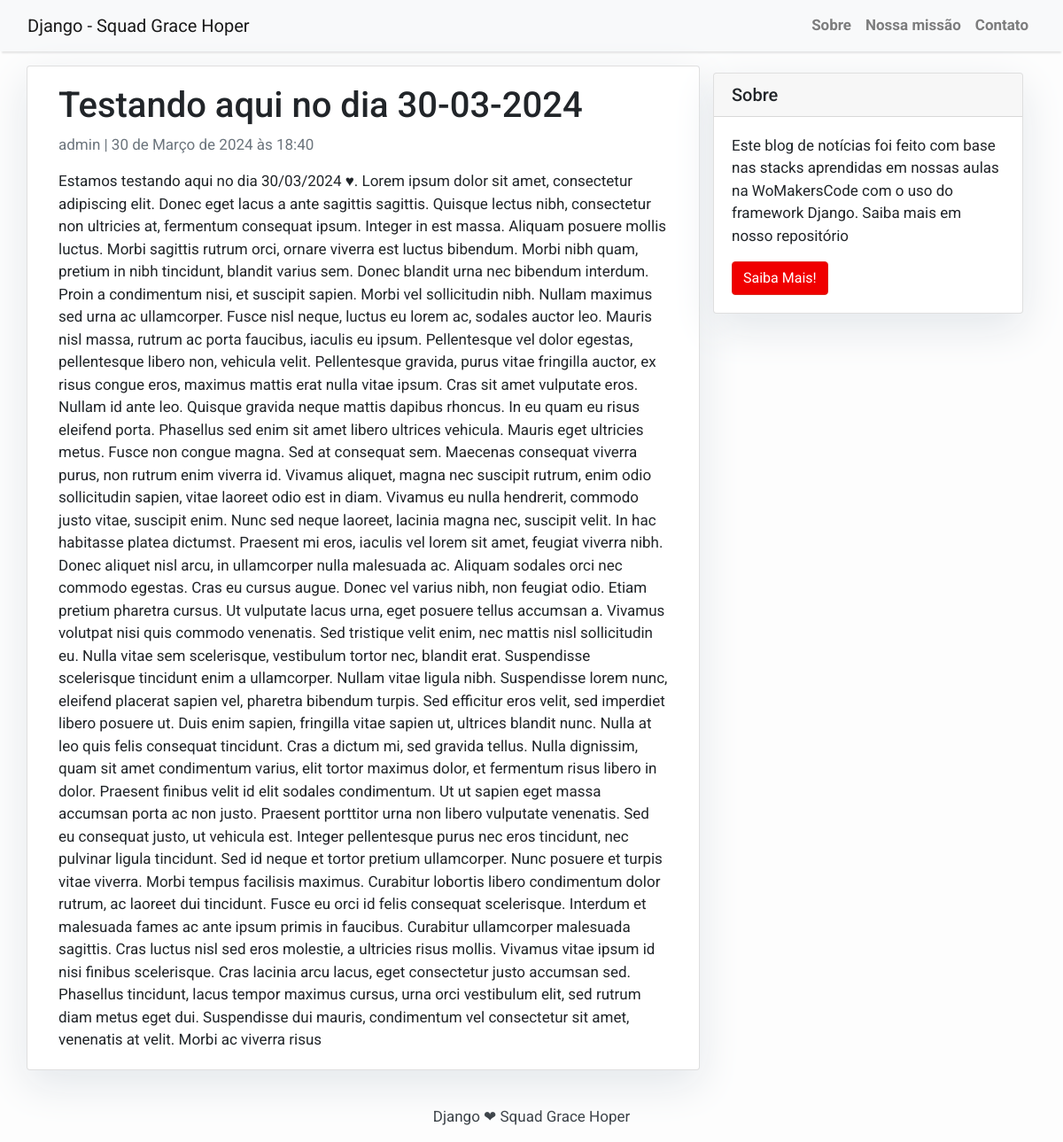
/testando-aqui-no-dia-30-03-2024/, run on the app's committed database.
### blog/models.py (models this page shows, shortened)
class Post(models.Model):
    title = models.CharField(max_length=200, unique=True)
    slug = models.SlugField(max_length=200, unique=True)
    author = models.ForeignKey(User, on_delete= models.CASCADE,related_name='blog_posts')
    updated_on = models.DateTimeField(auto_now= True)
    content = models.TextField()
    created_on = models.DateTimeField(auto_now_add=True)
    status = models.IntegerField(choices=STATUS, default=0)
    class Meta:
        ordering = ['-created_on']

### blog/views.py (the view)
# urls.py: path('<slug:slug>/', views.PostDetail.as_view(), name='post_detail'),
class PostDetail(generic.DetailView):
    model = Post
    template_name = 'post_detail.html'

### templates/post_detail.html
{% extends 'base.html' %} {% block content %}
<div class="container">
  <div class="row">
    <div class="col-md-8 card mb-4  mt-3 left  top">
      <div class="card-body">
        <h1>{% block title %} {{ object.title }} {% endblock title %}</h1>
        <p class=" text-muted">{{ post.author }} | {{ post.created_on }}</p>
        <p class="card-text ">{{ object.content | safe }}</p>
      </div>
    </div>
    {% block sidebar %} {% include 'sidebar.html' %} {% endblock sidebar %}
  </div>
</div>
{% endblock content %}

### templates/base.html (style rules this page uses)
body { font-family: "Roboto", sans-serif; font-size: 17px; background-color: #fdfdfd; }

### templates/sidebar.html (style rules this page uses)
.card { box-shadow: 0 16px 48px #E3E7EB; }

### data on the page
Post: title "Testando aqui no dia 30-03-2024", author "admin", created_on "30 de Março de 2024 às 18:40", content "Estamos testando aqui no dia 30/03/2024 ♥. Lorem ipsum dolor sit amet, consectetur adipiscing elit. Donec eget lacus a ante sagittis sagittis. Quisque lectus nibh, consectetur non ultricies at, fermentum consequat ipsum. Integer in est massa. Aliquam posuere mollis luctus. Morbi sagittis rutrum orci, ornare viverra est luctus bibendum. Morbi nibh quam, pretium in nibh tincidunt, blandit varius sem. Donec blandit urna nec bibendum interdum. Proin a condimentum nisi, et suscipit sapien. Morbi vel sollicitudin nibh. Nullam maximus sed urna ac ullamcorper. Fusce nisl neque, luctus eu lorem ac, sodales auctor leo. Mauris nisl massa, rutrum ac porta faucibus, iaculis eu ipsum. Pellentesque vel…"
